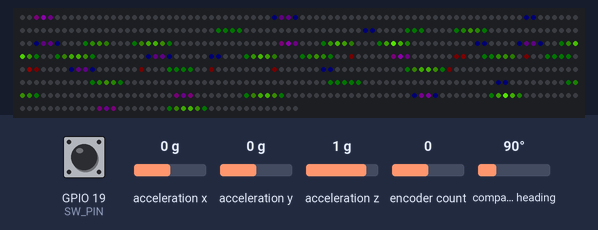
A sketch run on a simulated ESP32. Shown: 600 RGB LEDs in strip order, left to right, continuing on the next row. Inputs (shaded band) come from the test bench; at power-on: encoder count 0, compass heading 90°, GPIO 19 (SW_PIN) HIGH, acceleration x 0 g, acceleration y 0 g, acceleration z 1 g. Dim RGB values are drawn brighter than linear; random numbers use the default seed unless the sketch sets one; what the sketch prints to the serial monitor is not drawn.

Above: at 2.2 s.
2.3 s: encoder count set to 1
At 2.69 s:
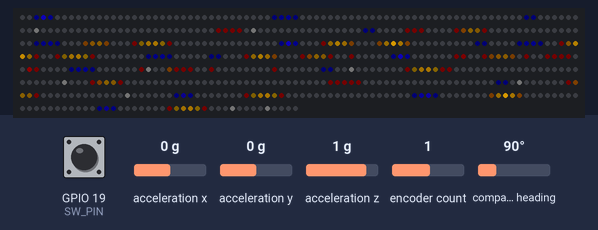
4.9 s: compass heading set to 180°
At 5.1 s:
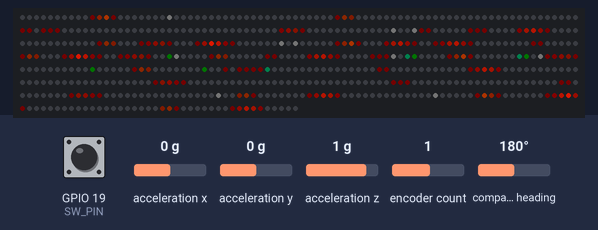
7.9 s: GPIO 19 (SW_PIN) pulled LOW for 0.15 s
At 8.42 s:
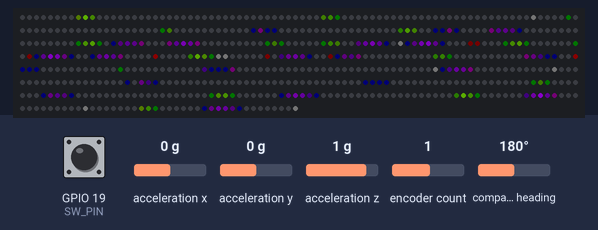
8.6 s: encoder count set to 0
At 9.02 s:
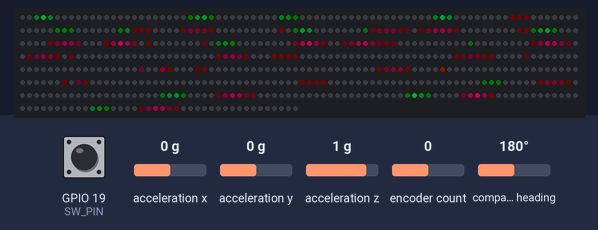
11.5 s: GPIO 19 (SW_PIN) pulled LOW for 1 s
At 12.03 s:
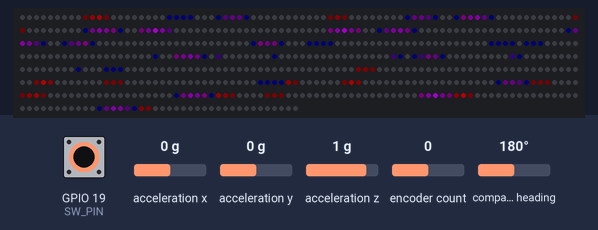
13.1 s: compass heading set to 7°
At 13.54 s:
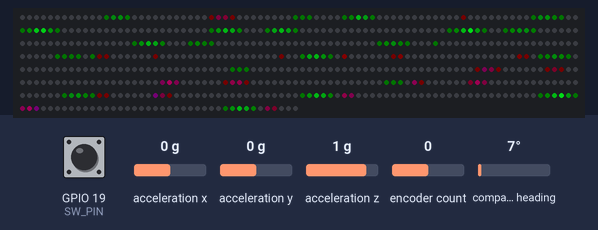
Timing chart, 0 to 16.1 s (numbered marks = the images above; inputs shaded):
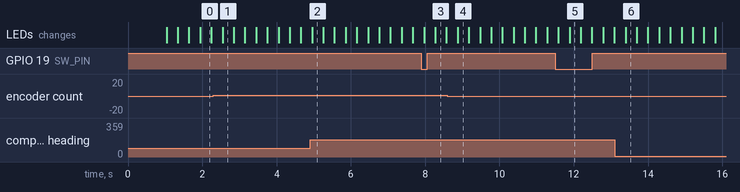

The sketch:

hat-snow-circles.ino
```cpp
// (licence header left out)
#include <Arduino.h>

#include <ezButton.h>  // the library to use for SW pin
#include <ESP32Encoder.h>

#include <Adafruit_BNO055.h>

#define CLK_PIN 5  // ESP32 pin GPIO25 connected to the rotary encoder's CLK pin
#define DT_PIN  18 // ESP32 pin GPIO26 connected to the rotary encoder's DT pin
#define SW_PIN  19 // ESP32 pin GPIO27 connected to the rotary encoder's SW pin


#include <FastLED.h>
// Here's how to control the LEDs from any two pins:
#define DATAPIN    13
//#define MAX_POWER_MILLIAMPS 500

#include "HatMatrix.h"
#include "Ball.h"

#define NUMPIXELS     600 // number of LEDs in strip
#define MATRIX_WIDTH  69  // number of pixes in a line of the virtual matrix
#define MATRIX_HEIGHT 18  // number of line in the virtual matrix

// dimensions of the hat matrix
// NOTE: The distance between the LEDs on the LED-strip is 16 mm.
//   The lines are placed with an offes of half a distance between the LEDs.
//   Between the LES we consider to be 'invisible' pixel.
//   This leads to the following matrix of pixels, with a horizontal distance of 8mm between the pixels
//     - LED-pixels:       [O]
//     - invisible pixels: [ ]
//
//   [O][ ][O][ ][O][ ][O][ ]
//   [ ][O][ ][O][ ][O][ ][O]
//   [O][ ][O][ ][O][ ][O][ ]
//   [ ][O][ ][O][ ][O][ ][O]
//   [O][ ][O][ ][O][ ][O][ ]
//
// NOTE: maybe for future improvements: 8*3/2 = 12
const float px_dist_x = 8;  // mm
const float px_dist_y = 12; // mm

typedef HatMatrix<NUMPIXELS, MATRIX_WIDTH, MATRIX_HEIGHT> MyHatMatrix;
MyHatMatrix matrix(px_dist_x, px_dist_y);


// fire animation
SpaceBalls<MyHatMatrix> spaceBalls(matrix);


//Encoder encoder(DT_PIN, CLK_PIN);
ESP32Encoder encoder;
ezButton button(SW_PIN);
Adafruit_BNO055 bno;

void setup()
{
  Serial.begin(115200);

  //encoder.attachFullQuad ( DT_PIN, CLK_PIN );
  encoder.attachSingleEdge ( DT_PIN, CLK_PIN );
  encoder.setCount ( 0 );

  Serial.write("Initializing IMU...");
  if(!bno.begin()) {
      Serial.write("Ooops, no BNO055 detected ... Check your wiring or I2C ADDR!");
  } else {
    Serial.write("BNO055 connected!");
    delay(1000); // FIXME: ist das nötig?
    bno.setExtCrystalUse(true);
  }

  button.setDebounceTime(50);  // set debounce time to 50 milliseconds

  FastLED.addLeds<WS2812B, DATAPIN, GRB>(matrix.getLEDArray(), matrix.num_pixels());
  FastLED.setBrightness(255);
  FastLED.setDither(BINARY_DITHER);
  //FastLED.setDither(DISABLE_DITHER);
  //FastLED.setMaxPowerInVoltsAndMilliamps( 5, MAX_POWER_MILLIAMPS);
}


float last_angle = 0;
float angle_diff = 0; // angle movement since last update

void calculate_angle()
{
  // calculate angle
  imu::Vector<3> euler = bno.getVector(Adafruit_BNO055::VECTOR_EULER);

  float new_angle = euler.x();
  angle_diff = new_angle - last_angle;
  if(angle_diff > 180) {
    angle_diff -= 360;
  } else if(angle_diff < -180) {
    angle_diff += 360;
  }

  last_angle = new_angle;
  //Serial.println(last_angle);
}


int getEncoder()
{
  const int maxCounter = 18;
  int counter = encoder.getCount();
  if(counter < 0) {
    counter = 0;
    encoder.setCount(counter);
  } else if(counter >= maxCounter) {
    counter = maxCounter;
    encoder.setCount(counter);
  }
  //Serial.println(counter);
  return counter;
}

float t = 0;
void loop()
{
  t += 3.0;
  button.loop();
  calculate_angle();

  int counter = getEncoder();

  int state = button.getCount() % 2;

  FastLED.clear();

  /*
  for (int i = 0; i < NUMPIXELS; ++i)
  {
    float v = 10 + (1.0+sin((coords_mm[i].y-t)/10.0))*45;
    float c = (1.0+sin(t / 100.0))*128;
    leds[i] = CHSV(c, 255, v);
  }
  */

  switch(state) {
    case 0:
      spaceBalls.draw_snow(counter*10);
      spaceBalls.update_imu(angle_diff);
      break;
    case 1:
      spaceBalls.draw_snow(counter*10);
      spaceBalls.update_bouncing();
      break;
  }


  FastLED.show();
  FastLED.delay(10);
}
```

Ball.h
```cpp
#include <FastLED.h>
#include "HatMatrix.h"

#ifndef BALL_H
#define BALL_H

template<class MATRIX_TYPE>
class Ball
{
public:
  Ball(): x(0.0), y(0.0), r(0.0)
  {}

  Ball(float x, float y, float r)
    : x(x), y(y), r(r)
  {
    vx = 10.0 * r / 50.0;
    vy = (10.0 - vx) * r / 50.0;

    max_brightness = 255.0*r / 50.0;

    t = r / 50.0 * 3.14;
  }

  void update_imu(MATRIX_TYPE& matrix, float angle_diff)
  {
    t += 0.02;

    // radial coordinates
    x -= angle_diff / 360.0 * matrix.width_mm;
    //y = 7.0;

    c = (1.0+sin(t))*128;
    s = 1.0; //(1.0+sin(t*20)) / 2.0;

    x = matrix.wrap_x(x);
  }

  void update_bouncing(MATRIX_TYPE& matrix)
  {
    t += 0.02;

    y += vy;
    x += vx;

    c = (1.0+sin(t))*128;
    s = 1.0; //(1.0+sin(t*20)) / 2.0;

    // bounce off the borders
    if (y < 0 + r || y > matrix.height_mm - r) {
      vy = -vy;
    }

    x = matrix.wrap_x(x);
  }

  void draw(MATRIX_TYPE& matrix)
  {
    for (int i = 0; i < matrix.num_pixels(); ++i)
    {
      float d  = matrix.dist(matrix.coords_mm[i], x ,y);
      if(d < r) {
        matrix.getLED(i) = CHSV(c, 255, (1.0-d/r)*(1.0-d/r)*max_brightness);
      }
    }
  }

private:
  float x;
  float y;
  float r;

private:
  float vx = 8.0;
  float vy = 2.0;

private:
  float t = 0.0;
  float c = 0.0;
  float s = 0.0;
  float max_brightness = 255;
};


#define NUMBER_OF_BALLS 12

template<class MATRIX_TYPE>
class SpaceBalls
{
public:
  SpaceBalls(MATRIX_TYPE& matrix) : matrix(matrix)
  {
    for (int i = 0; i < NUMBER_OF_BALLS; i++)
    {
      int x = random(0, matrix.width());
      int y = random(0, matrix.height());
      int r = (1 + i / 4) * 16; //random(15, 50);
      balls[i] = Ball<MATRIX_TYPE>(x*matrix.px_dist_x, y*matrix.px_dist_y, r);
    }
  }

  void update_imu(float angle_diff) {
    for (Ball<MATRIX_TYPE>& ball: balls)
    {
      ball.update_imu(matrix, angle_diff);
      ball.draw(matrix);
    }
  }

  void update_bouncing() {
    for (Ball<MATRIX_TYPE>& ball: balls)
    {
      ball.update_bouncing(matrix);
      ball.draw(matrix);
    }
  }

  void draw_snow(int count)
  {
    for (int i = 0; i < count; i++) {
      int j = random(0, matrix.num_pixels());
      matrix.getLED(j) = CHSV(random(0, 128), 0, 10);
    }
  }

private:
  MATRIX_TYPE& matrix;

  Ball<MATRIX_TYPE> balls[NUMBER_OF_BALLS];
};

#endif //BALL_H
```

HatMatrix.h
```cpp
#ifndef HAT_MATRIX_H
#define HAT_MATRIX_H

/*
 * // this might make the code more elegant, but also slower because of virtual functions
class SimplePixelMatrix
{
public:
  virtual int width() = 0;
  virtual int height() = 0;
  virtual CRGB& pixel(uint8_t x, uint8_t y) = 0;
  virtual void set_pixel(uint8_t x, uint8_t y, const CRGB& color) = 0;
}
*/

struct Point {
  float x;
  float y;
};

struct Pixel {
  uint16_t x;
  uint16_t y;
};

template<int NUM_PIXELS, int WIDTH, int HEIGHT>
class HatMatrix
{
public:
  HatMatrix(float px_dist_x = 1.0, float px_dist_y = 1.0)
    : px_dist_x(px_dist_x),
      px_dist_y(px_dist_y),
      width_mm(WIDTH*px_dist_x),
      height_mm(HEIGHT*px_dist_y)
  {
    // initialize the mapping of the matrix values to the led strip
    for(int i = 0; i < WIDTH * HEIGHT; ++i) {
      xy2idx[i] = (i % 2 == 0) ? min((NUM_PIXELS - 1) - i / 2, NUM_PIXELS) : NUM_PIXELS;
    }

    //
    calculate_coords();
  }

  inline CRGB& pixel(uint8_t x, uint8_t y) {
    return leds[XY(x,y)];
  }

  inline void set_pixel(uint8_t x, uint8_t y, const CRGB& color) {
    leds[XY(x,y)] = color;
  }

  inline CRGB& getLED(int i) {
    return leds[i];
  }

  inline CRGB* getLEDArray() {
    return leds;
  }

  inline int num_pixels() const {
    return NUM_PIXELS;
  }

  inline int width() const {
    return WIDTH;
  }

  inline int height() const {
    return HEIGHT;
  }

  // cylindrical geometry
  inline int wrap_x(int x)
  {
    // wrap x coordinates
    if (x > width_mm)  {
      x -= width_mm;
    }
    if (x < -width_mm) {
      x += width_mm;
    }
    return x;
  }

  float dist(const Point& p, float x, float y)
  {
    float dx = p.x - x;

    // wrap around
    if (abs(dx) > width_mm) {
      dx -= (int)(dx/width_mm)*width_mm;
    }

    if (dx > width_mm/2) {
      dx -= width_mm;
    } else if (dx < -width_mm/2) {
      dx += width_mm;
    }

    float dy = p.y - y;

    float d = dx*dx + dy*dy;

    return sqrt(d);
  }

private:
  uint16_t XY(uint8_t x, uint8_t y)
  {
    // any out of bounds address maps to the first hidden pixel
    if ( (x >= WIDTH) || (y >= HEIGHT) ) {
      return NUM_PIXELS;
    }

    return xy2idx[y * WIDTH + x];
  }

  void calculate_coords()
  {
    uint16_t x = 0;
    uint16_t y = 0;

    // count from the back, to ensure the filst row is at the bottom of the hat
    for (int i = NUM_PIXELS-1; i >= 0 ; --i) {
      coords_px[i] = {x, y};
      coords_mm[i] = {x*px_dist_x, y*px_dist_y};

      x += 2;
      if(x >= WIDTH) {
        x -= WIDTH;
        y++;
      }
    }

    //for (int i = 0; i < NUM_PIXELS; ++i) {
    //  Serial.println(String("") + i + ": " + coords_px[i].x + ", " + coords_px[i].y);
    //}
  }

public:
  static const uint8_t Width  = WIDTH;
  static const uint8_t Height = HEIGHT;

  static const int Num_Pixels = NUM_PIXELS;

  const float px_dist_x;  // mm
  const float px_dist_y; // mm
  const float width_mm; // mm
  const float height_mm; // mm

  Pixel coords_px[NUM_PIXELS];
  Point coords_mm[NUM_PIXELS];

private:
  // the last pixel is invalid
  CRGB leds[ NUM_PIXELS + 1 ];

  // maps y*kMatrixWidth + x to LED-idx
  uint16_t xy2idx[WIDTH * HEIGHT];
};

#endif //HAT_MATRIX_H
```
